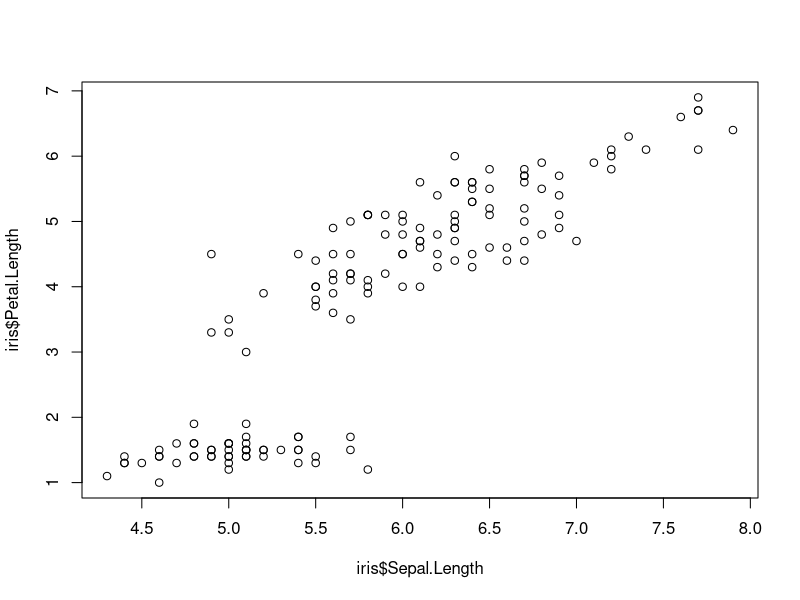
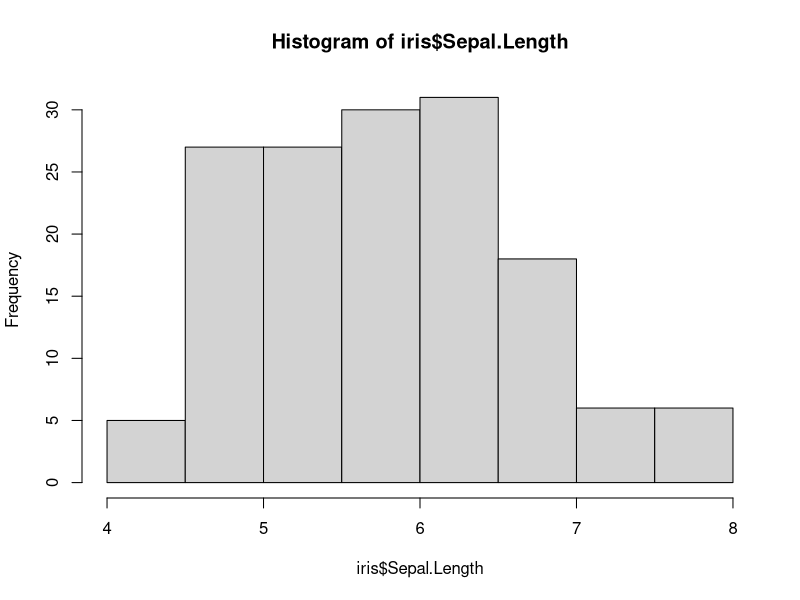
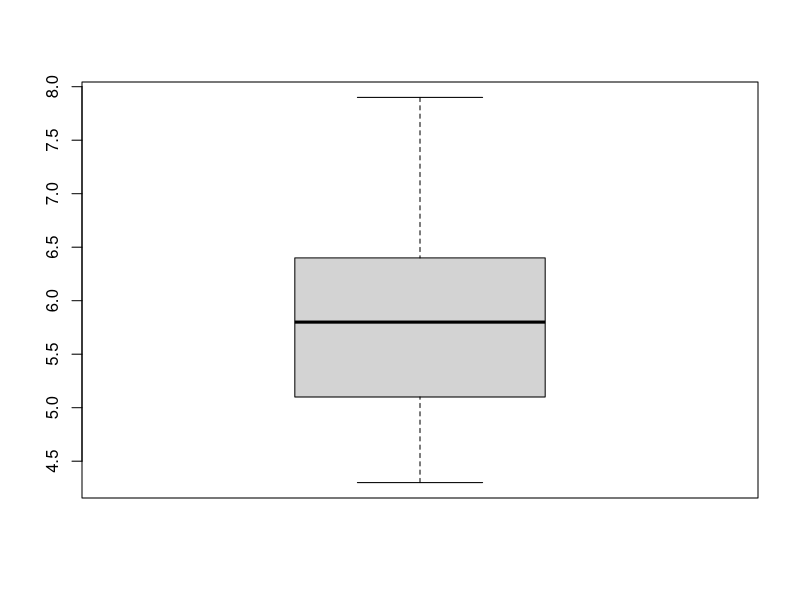

Write the R code that produced these figures, in order.
library(datasets)
library(ggplot2)
data("iris")
summary(iris)
plot(iris$Sepal.Length,iris$Petal.Length)
hist(iris$Sepal.Length)
boxplot(iris$Sepal.Length)
